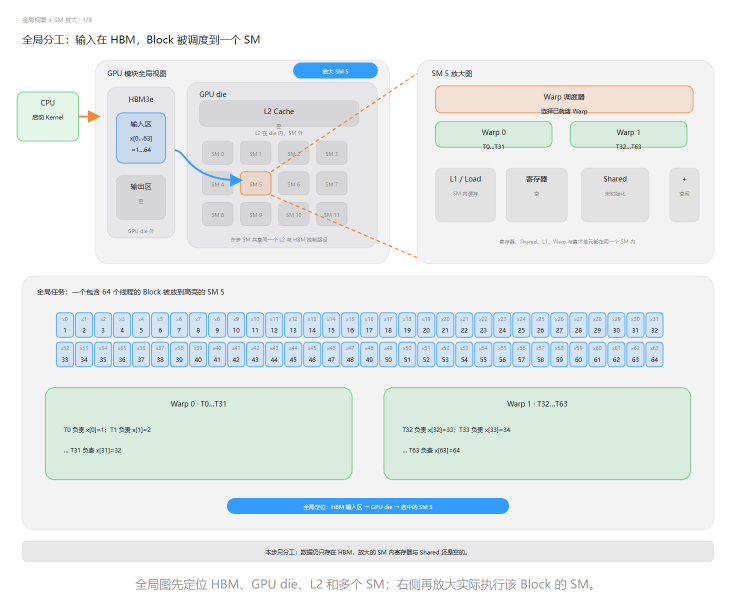
#> input picture gpu-parallel-01-mapping.png, 1472 x 1189 px (shown at 1/2 size)
$ python render_gpu_parallel_video.py
#> lines starting #> are read from the running program, lines starting #| are printed output that depends on the picture
from __future__ import annotations

import math
import subprocess
import sys
from dataclasses import dataclass
from pathlib import Path

from PIL import Image, ImageDraw, ImageFilter, ImageFont


ROOT = Path(__file__).resolve().parents[1]
OUTPUT = ROOT / "gpu-sm-warp-memory-flow-1080p.mp4"
COVER = ROOT / "gpu-sm-warp-memory-video-cover.png"
WIDTH, HEIGHT = 1920, 1080
FPS = 24
INTRO_SECONDS = 3.5
SCENE_SECONDS = 7.0
OUTRO_SECONDS = 3.5

NAVY = (7, 18, 32)
NAVY_2 = (11, 31, 52)
WHITE = (246, 250, 255)
MUTED = (166, 188, 210)
BLUE = (55, 153, 255)
CYAN = (63, 221, 211)
ORANGE = (255, 139, 61)
GREEN = (79, 202, 124)
PINK = (247, 112, 170)


@dataclass(frozen=True)
class Scene:
    number: int
    title: str
    caption: str
    bullets: tuple[str, ...]
    image: str
    path: tuple[tuple[float, float], ...]
    focus: tuple[int, int, int, int]
    location: str


SCENES = (
    Scene(
        1,
        "全局分工",
        "CPU 发出 Kernel；HBM 保存 1…64；一个 Block 被调度到 SM 5。",
        ("位置：CPU、HBM、GPU die", "64 个线程 = 2 个 Warp", "先看清谁负责什么"),
        "gpu-parallel-01-mapping.png",
        ((95, 232), (282, 275), (545, 225), (512, 366), (840, 340), (986, 340)),
        (180, 115, 1428, 530),
        "全局 → SM 5",
    ),
    Scene(
        2,
        "Load：HBM → 寄存器",
        "两个 Warp 发起读取。数据经过 L2/L1，进入 T0…T63 各自的私有寄存器。",
        ("HBM：原始输入 1…64", "L2/L1：可能命中的缓存路径", "寄存器：每个线程的临时值"),
        "gpu-parallel-02-registers.png",
        ((282, 275), (545, 225), (512, 366), (840, 340), (930, 390), (1070, 390)),
        (225, 170, 1140, 445),
        "HBM → L2/L1 → Register",
    ),
    Scene(
        3,
        "写入 Shared Memory",
        "线程把寄存器中的值写进同一 Block 共享的 s[0…63]，为并行归约做准备。",
        ("寄存器：线程私有", "Shared：Block 内共享", "数据仍然位于 SM 5"),
        "gpu-parallel-03-shared-storage.png",
        ((1070, 390), (1160, 390), (1225, 390)),
        (990, 320, 1308, 460),
        "Register → Shared",
    ),
    Scene(
        4,
        "32 路同时加法",
        "Warp 0 的 32 条 Lane 同时执行同一条加法：前半区和后半区逐项相加。",
        ("T0：1 + 33 = 34", "T1：2 + 34 = 36", "……直到 T31：32 + 64 = 96"),
        "gpu-parallel-04-round32.png",
        ((1220, 390), (1370, 390), (1280, 390), (1220, 390)),
        (45, 550, 1435, 1015),
        "SM 5：32 条 Lane 并行",
    ),
    Scene(
        5,
        "继续归约",
        "32 个结果继续缩成 16、8、4、2、1；中间值始终留在 SM 5 的 Shared 中。",
        ("stride：16 → 8 → 4 → 2 → 1", "每一轮减少一半活跃 Lane", "最后 s[0] = 2080"),
        "gpu-parallel-05-rounds.png",
        ((100, 620), (1370, 620), (100, 705), (1370, 705), (100, 970), (1370, 970)),
        (45, 555, 1425, 1005),
        "Shared ↔ ALU，循环 5 轮",
    ),
    Scene(
        6,
        "数据究竟放在哪里",
        "HBM 长期保存；寄存器线程私有；Shared 属于当前 Block；L1/L2 只是缓存路径。",
        ("HBM：全局、容量大、延迟高", "Register：线程私有、最快", "Shared：Block 共享、片上高速"),
        "gpu-parallel-06-storage-map.png",
        ((350, 670), (690, 670), (1030, 670), (1320, 670), (1320, 950)),
        (45, 555, 1425, 1045),
        "位置表：阶段 × 存储层级",
    ),
    Scene(
        7,
        "Warp 如何隐藏等待",
        "Warp 0 等待 HBM 时，调度器可运行 Warp 1 或其他已就绪 Warp；这叫延迟隐藏。",
        ("等待发生在全局内存路径", "计算发生在放大的 SM 内", "切换 Warp 不等于搬走数据"),
        "gpu-parallel-07-warp-timeline.png",
        ((310, 650), (520, 650), (740, 735), (965, 650), (1180, 735), (1290, 825)),
        (280, 600, 1310, 1015),
        "等待 Warp A → 运行 Warp B",
    ),
    Scene(
        8,
        "写回 HBM",
        "最终 2080 从 Shared 进入寄存器，经 L2 写入同一个 HBM 内存池的 out[0]。",
        ("输入 x[0…63] 仍然不变", "输出 out[0] = 2080", "输入区和输出区属于同一 HBM"),
        "gpu-parallel-08-overview.png",
        ((1220, 390), (1070, 390), (840, 360), (545, 225), (282, 395)),
        (180, 115, 1428, 530),
        "Shared → Register → L2 → HBM",
    ),
)


def choose_font(size: int, bold: bool = False) -> ImageFont.FreeTypeFont:
#> called with size = 72, bold = True
    candidates = (
        Path(r"C:\Windows\Fonts\msyhbd.ttc") if bold else Path(r"C:\Windows\Fonts\msyh.ttc"),
        Path(r"C:\Windows\Fonts\simhei.ttf"),
        Path(r"C:\Windows\Fonts\arialbd.ttf") if bold else Path(r"C:\Windows\Fonts\arial.ttf"),
    )
    for font_path in candidates:
        if font_path.exists():
            return ImageFont.truetype(str(font_path), size=size)
    return ImageFont.load_default()


FONT_HERO = choose_font(72, True)
FONT_H1 = choose_font(54, True)
FONT_H2 = choose_font(32, True)
FONT_BODY = choose_font(30)
FONT_SMALL = choose_font(23)
FONT_PILL = choose_font(22, True)
FONT_TINY = choose_font(19)


def ease(t: float) -> float:
    t = max(0.0, min(1.0, t))
    return t * t * (3.0 - 2.0 * t)


# [55 lines left out: functions fit_text, draw_wrapped, rounded_image, image_layout, not called in this run]


def map_point(point: tuple[float, float], x: int, y: int, scale: float) -> tuple[float, float]:
    return x + point[0] * scale, y + point[1] * scale


# [172 lines left out: functions point_along_path, overlay_flow, draw_progress, render_scene, render_intro, render_outro, not called in this run]


def main() -> None:
    images = {scene.image: Image.open(ROOT / scene.image).convert("RGB") for scene in SCENES}
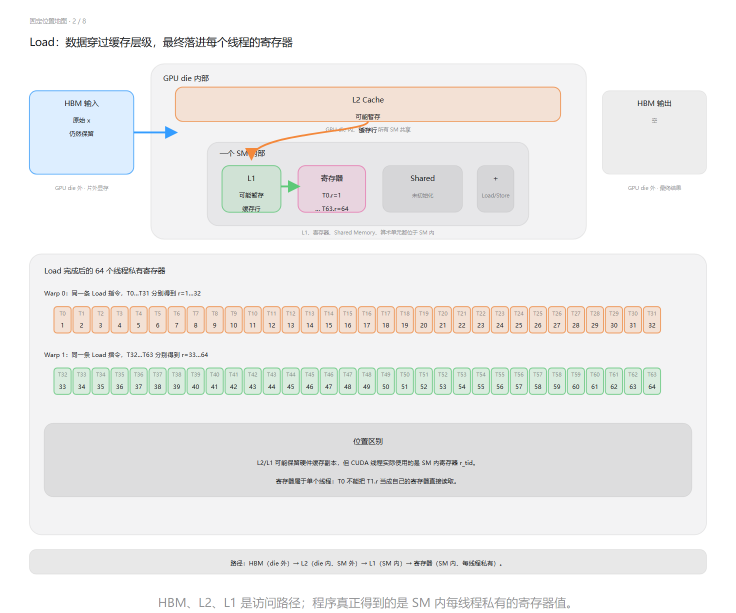
#> input picture gpu-parallel-02-registers.png, 1472 x 1226 px (shown at 1/2 size)
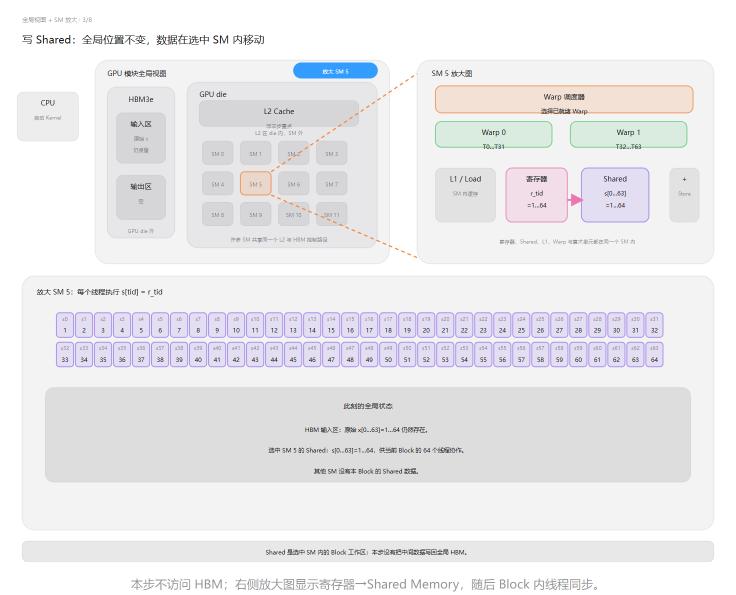
#> input picture gpu-parallel-03-shared-storage.png, 1472 x 1189 px (shown at 1/2 size)
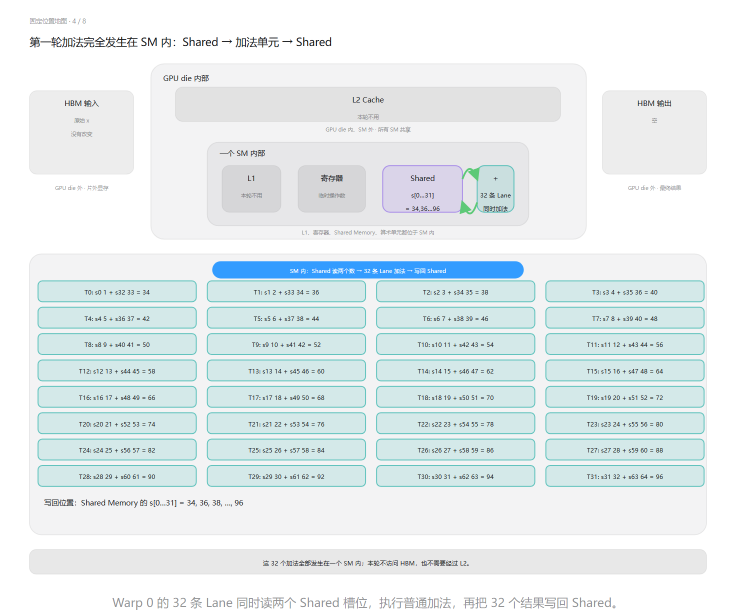
#> input picture gpu-parallel-04-round32.png, 1472 x 1226 px (shown at 1/2 size)
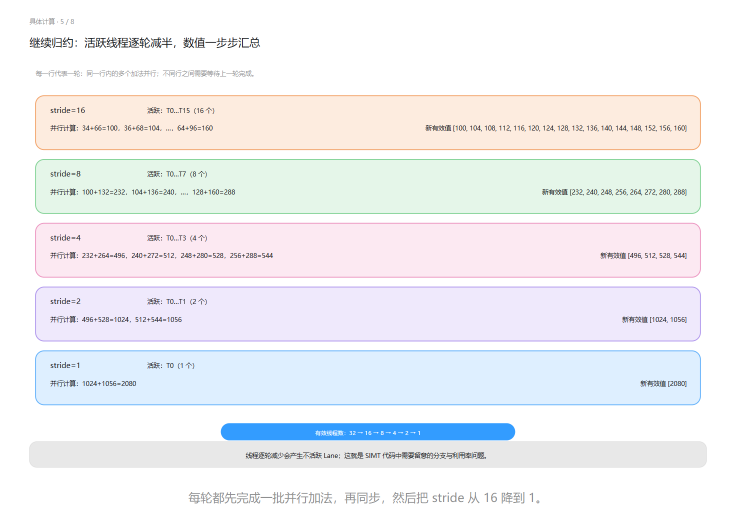
#> input picture gpu-parallel-05-rounds.png, 1472 x 1016 px (shown at 1/2 size)
    render_scene(SCENES[3], 0.45, images[SCENES[3].image]).save(COVER)
    total_seconds = INTRO_SECONDS + len(SCENES) * SCENE_SECONDS + OUTRO_SECONDS
    total_frames = int(total_seconds * FPS)
    ffmpeg = [
        "ffmpeg",
        "-y",
        "-f",
        "rawvideo",
        "-vcodec",
        "rawvideo",
        "-pix_fmt",
        "rgb24",
        "-s",
        f"{WIDTH}x{HEIGHT}",
        "-r",
        str(FPS),
        "-i",
        "-",
        "-an",
        "-c:v",
        "libx264",
        "-preset",
        "medium",
        "-crf",
        "20",
        "-pix_fmt",
        "yuv420p",
        "-movflags",
        "+faststart",
        str(OUTPUT),
    ]
    process = subprocess.Popen(ffmpeg, stdin=subprocess.PIPE)
    assert process.stdin is not None

    intro_frames = int(INTRO_SECONDS * FPS)
    scene_frames = int(SCENE_SECONDS * FPS)
    outro_frames = int(OUTRO_SECONDS * FPS)
    written = 0

    try:
        for frame_index in range(intro_frames):
            frame = render_intro(frame_index / max(1, intro_frames - 1), images[SCENES[0].image])
            process.stdin.write(frame.tobytes())
            written += 1
        for scene in SCENES:
            source = images[scene.image]
            for frame_index in range(scene_frames):
                frame = render_scene(scene, frame_index / max(1, scene_frames - 1), source)
                process.stdin.write(frame.tobytes())
                written += 1
            print(f"Rendered scene {scene.number}/8 ({written}/{total_frames} frames)", flush=True)
        for frame_index in range(outro_frames):
            frame = render_outro(frame_index / max(1, outro_frames - 1), images[SCENES[-1].image])
            process.stdin.write(frame.tobytes())
            written += 1
    finally:
        process.stdin.close()

    result = process.wait()
    if result != 0:
        raise SystemExit(result)
    print(f"Created {OUTPUT} ({OUTPUT.stat().st_size / 1024 / 1024:.1f} MiB)", flush=True)


if __name__ == "__main__":
#> (the run stopped early here; a loop or call above may not have finished)
